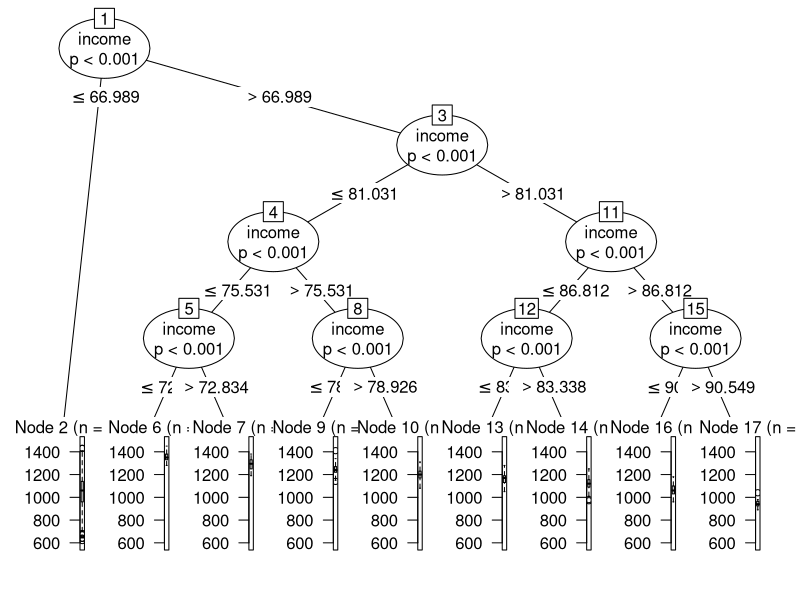
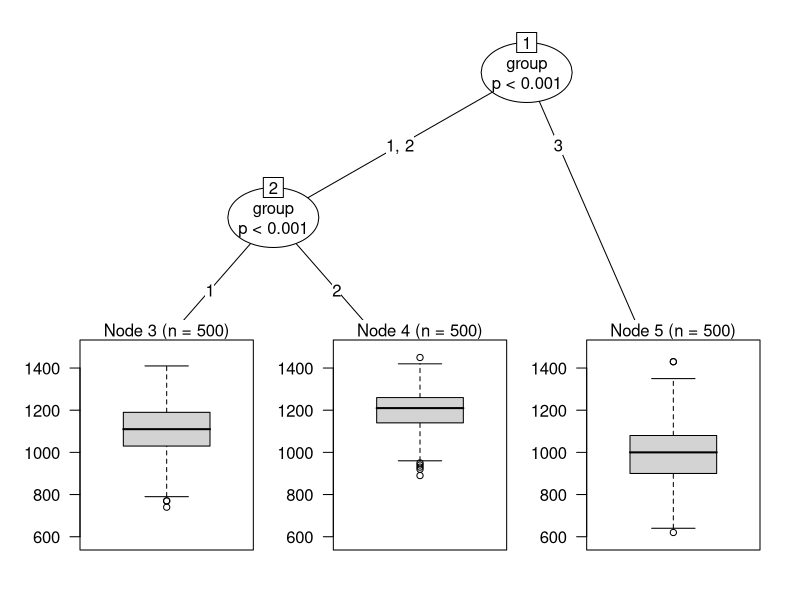
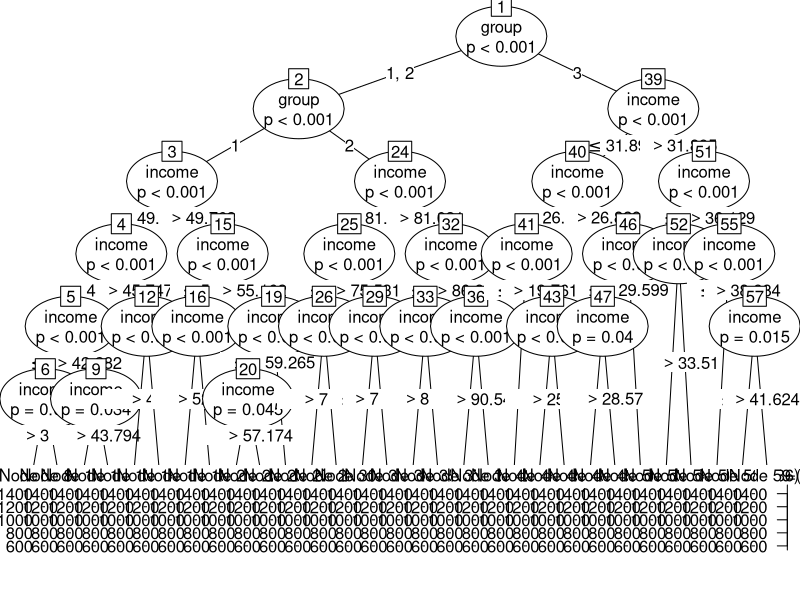
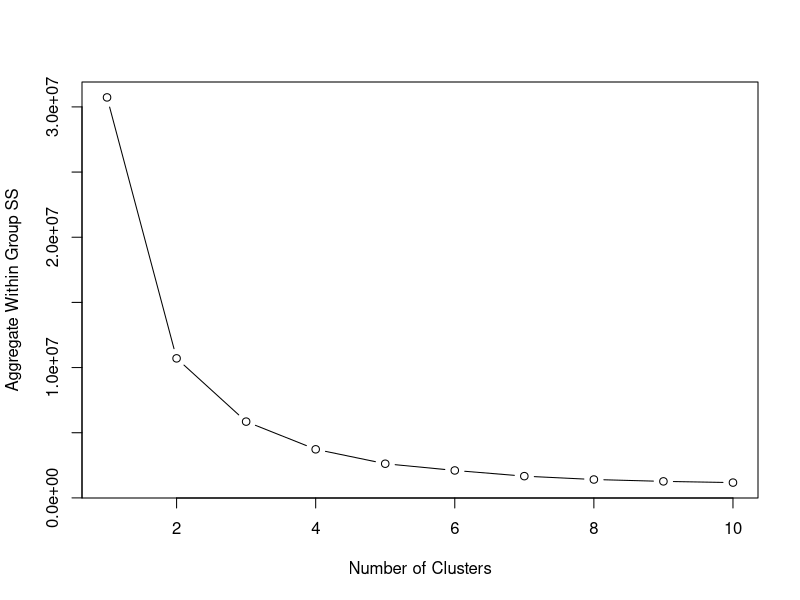
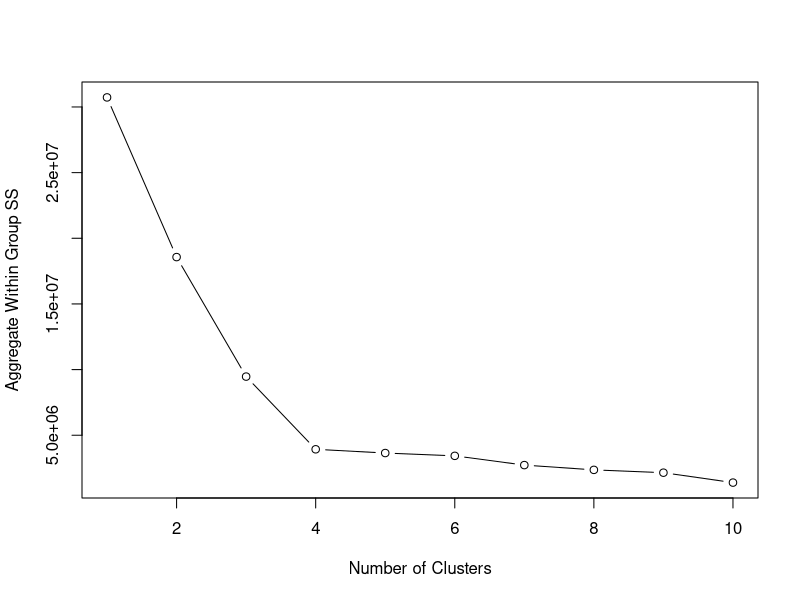
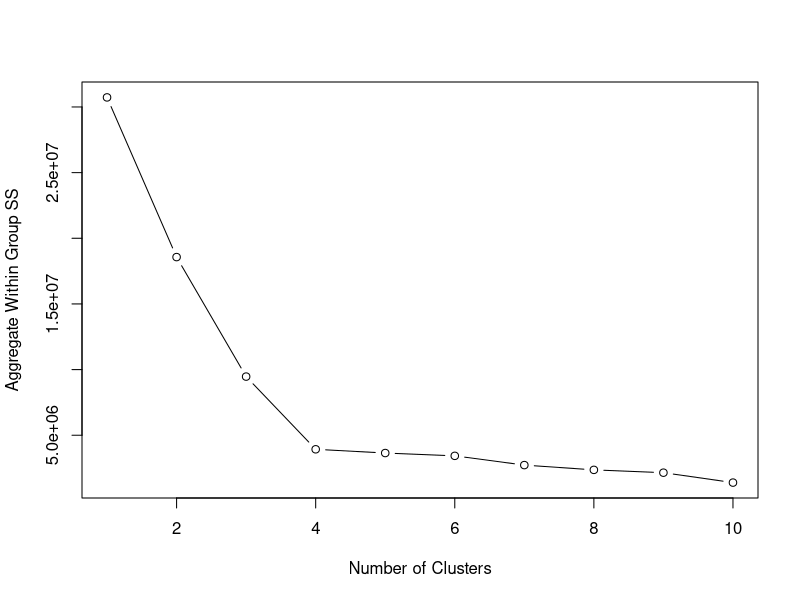
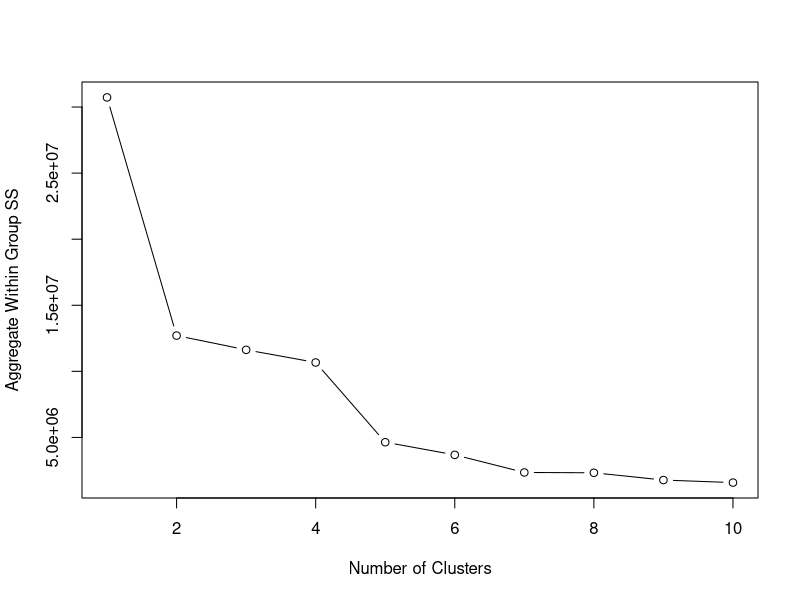
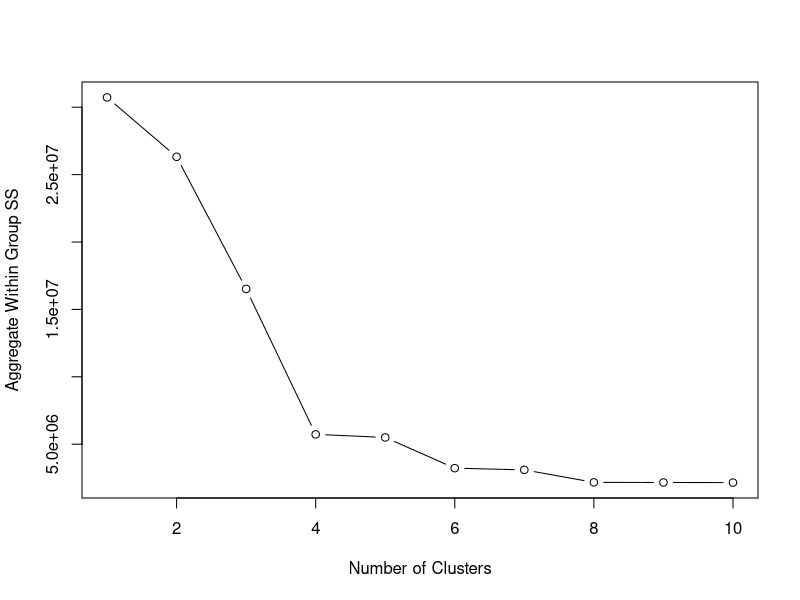

The R source for these figures, in order:
###########################################################
## Author:   Neetesh Hegde
## Date:     2018-11-13
## Title:    Neetesh_Hegde_PS5.R
## Purpose:  R Code for Assignment 5 of BUAN 6356 course
###########################################################

rm(list=ls())

#call the required packages
library(data.table)
library(dplyr)
library(partykit)
library(plm)

n <- 500
set.seed(75080)

z   <- rnorm(n)
w   <- rnorm(n)
x   <- 5*z + 50
y   <- -100*z+ 1100 + 50*w
y   <- 10*round(y/10)
y   <- ifelse(y<200,200,y)
y   <- ifelse(y>1600,1600,y)
dt1 <- data.table('id'=1:500,'sat'=y,'income'=x,'group'=rep(1,n))

z   <- rnorm(n)
w   <- rnorm(n)
x   <- 5*z + 80
y   <- -80*z+ 1200 + 50*w
y   <- 10*round(y/10)
y   <- ifelse(y<200,200,y)
y   <- ifelse(y>1600,1600,y)
dt2 <- data.table('id'=501:1000,'sat'=y,'income'=x,'group'=rep(2,n))

z   <- rnorm(n)
w   <- rnorm(n)
x   <- 5*z + 30
y   <- -120*z+ 1000 + 50*w
y   <- 10*round(y/10)
y   <- ifelse(y<200,200,y)
y   <- ifelse(y>1600,1600,y)
dt3 <- data.table('id'=1001:1500,'sat'=y,'income'=x,'group'=rep(3,n))

data_table <- merge(dt1    ,dt2, all=TRUE)
data_table <- merge(data_table ,dt3, all=TRUE)
data_table$group <- as.factor(data_table$group)
data_table$iid <- 1:1500

pooled_model <- lm(sat~income,data=data_table)
within_model <- lm(sat~income+group-1,data=data_table)
model1 <- lm(sat~income,data=data_table[group==1])
model2 <- lm(sat~income,data=data_table[group==2])
model3 <- lm(sat~income,data=data_table[group==3])

summary(pooled_model)
summary(within_model)
summary(model1)
summary(model2)
summary(model3)

ptable <- pdata.frame(data_table,index=c('group','iid'))
lm(sat~income+group-1,data=data_table)


###################################################################################
############################### Question 5.1(a) ###################################

# Random number sequence is generated and then the variable, z is generated which is normally distributed based on the random set of generated. Based on z values, we set the y variable as the sat value and the x variable as the income. Using z variable, the income has been generated separate for each group. The 3 tables each with different groups are  merged together in order to create a table with all the groups and to spread the data evenly in order to make right inferences after modelling the data. 

###################################################################################
############################### Question 5.1(b) ###################################

# When we run the pooled OLS model, we get a positive value for income. We are getting the value as whole for all 3 groups combined. When we run the within model, we are grouping the model based on the different groups, in which the parameters are fixed and hence, we are ontaining the parameters different from that of the pooled OLS model. When we run the model for the 3 different groups. the incomes vary for each group and hence we get a different result in that case as well. 

###################################################################################
############################### Question 5.1(c) ###################################

#As per the above recursive partitioning models, we can understand how the data is spread and based on the 3 different models, we can understand the for each node, the distribution of the data that is, the boxplot figure accurately shows the variance of the data.

tree1 <- ctree(sat~income,data=data_table)
tree1 %>% plot
tree2 <- ctree(sat~group,data=data_table)
tree2 %>% plot
tree3 <- ctree(sat~income+group,data=data_table)
tree3 %>% plot

###################################################################################
############################### Question 5.1(d) ###################################

glmtree(sat~income,data=data_table)
glmtree(sat~income|group,data=data_table)
glmtree(sat~income+group,data=data_table)
glmtree(sat~group|income,data=data_table)

#tree model with income, income & group are having multiple nodes. Hence, they are over fit models. Model with groups seems to have nodes better to model for the data.

###################################################################################
############################### Question 5.1(e) ###################################

set.seed(5)
runif(10)

kmeans.wss <- function(data,maxclu=10,seed=1,nstart=10) {
  wss <- rep(NA,maxclu)
  for (i in 1:maxclu) { 
    set.seed(seed)
    model <- kmeans(data,centers=i,nstart=nstart)
    wss[i] <- model$tot.withinss
  }
  return(wss)
}
eratio <- function(wss) {
  n <- NROW(wss)
  dss <- -diff(wss) 
  dss <- c(wss[1]/log(n),dss) 
  erat <- dss[1:(n-1)]/dss[2:n] 
  gss <- log(1+dss/wss)
  grat <- gss[1:(n-1)]/gss[2:n] 
  return(c(which.max(erat),which.max(grat))) 
}
plot.wss <- function(wss) {
  plot(1:NROW(wss), wss, type="b", xlab="Number of Clusters", ylab="Aggregate Within Group SS")
}
dtable_value <- data_table[,-c(1,4:5)]
dtable_data <- data_table[,-c(1,4:5)]
wss <- dtable_value %>% kmeans.wss
plot.wss(wss)
eratio(wss)

# Knowing the correct number of clusters to use, run the model
set.seed(1)
model <- kmeans(scale(dtable_value),centers=2,nstart=10)
model$centers
groupsk <- model$cluster
groupsk
table(groupsk)

#As per the model, the optimal number of groups we get using the k-means estimation is 2.

###################################################################################
############################### Question 5.1(f) ###################################

hclust.wss <- function(data,model=hclust(dist(data)),maxclu=10) {
 
  wss <- rep(NA,maxclu)
  for(i in 1:maxclu){
    gps <- cutree(model,i) 
    means <- data[,lapply(.SD,mean),by=gps] 
    demeaned <- data-means[gps,2:(ncol(data)+1)] 
    wss[i] <- sum(demeaned^2) 
  }
  return(wss)
}

# Main hierarchical clustering approach
wss <- dtable_value %>% hclust.wss
plot.wss(wss)
eratio(wss)

# Alternative choices for distances between clusters
plot.wss(hclust.wss(dtable_value,model=hclust(dist(dtable_value),method="complete")))
plot.wss(hclust.wss(dtable_value,model=hclust(dist(dtable_value),method="average")))
plot.wss(hclust.wss(dtable_value,model=hclust(dist(dtable_value),method="median")))
plot.wss(hclust.wss(dtable_value,model=hclust(dist(dtable_value),method="ward.D")))
plot.wss(hclust.wss(dtable_value,model=hclust(dist(dtable_value),method="ward.D2")))
plot.wss(hclust.wss(dtable_value,model=hclust(dist(dtable_value),method="mcquitty")))
plot.wss(hclust.wss(dtable_value,model=hclust(dist(dtable_value)^2,method="centroid")))

# Model dendrogram
model <- hclust(dist(dtable_value))
plot(model)
rect.hclust(model,k=7,border="red")
rect.hclust(model,k=6,border="purple")
rect.hclust(model,k=5,border="blue")
rect.hclust(model,k=4,border="green")
rect.hclust(model,k=3,border="yellow")
rect.hclust(model,k=2,border="orange")
cutree(model,k=4)  # Finding clusters from the model

#We are not able to often identify the cluster of data correctly as we are getting only 2 clusters in this case. K-means does not do a good job here. 
#When we use heirarchical clustering, we are getting 4 cluster points, which in this case would produce a better fit. 

###################################################################################
############################### Question 5.1(g) ###################################

dtable_value$kmean <- kmeans(dtable_value,centers=2,nstart=10)$cluster
dtable_value$hier <- cutree(hclust(dist(dtable_value)),k=4)
dtable_value[order(kmean),lapply(.SD,mean),by=kmean] 
dtable_value[order(hier),lapply(.SD,mean),by=hier]
table(dtable_value$hier,dtable_value$kmean) 

# Create dummies
dtable_value$kmean1 <- as.numeric(dtable_value$kmean==1)
dtable_value$kmean2 <- as.numeric(dtable_value$kmean==2)
dtable_value$hier1 <- as.numeric(dtable_value$hier==1)
dtable_value$hier2 <- as.numeric(dtable_value$hier==2)
dtable_value$hier3 <- as.numeric(dtable_value$hier==3)
dtable_value$hier4 <- as.numeric(dtable_value$hier==4)

# k-means clustering models
# Pooled:
lm(sat~income,data=dtable_value) %>% summary
# Within:
lm(sat~as.factor(kmean)+income,data=dtable_value) %>% summary

# hierarchical clustering models
# Pooled:
lm(sat~income,data=dtable_value) %>% summary
# Within:
lm(sat~as.factor(hier)+income,data=dtable_value) %>% summary

#In the case of the pooled model for k-means clustering, we are getting similar results alongside the groups variable.For the within groups model, we are able to find the relationships that exist from the data generating process. 

###################################################################################
############################### Question 5.1(h) ###################################

wss_income <- dtable_value$income %>% kmeans.wss
plot.wss(wss_income)
eratio(wss_income)

set.seed(1)
model1 <- kmeans(scale(dtable_value),centers=3,nstart=10)
model1$centers
groupsk1 <- model1$cluster
groupsk1
table(groupsk1)

#When we run the k-means estimation model using only the income variable, we get 3 cluster variables. The estimation in this case is much more accurate as we have 3 groups and we are getting 3 different clusters. We would be able to accurately check based on the groups, which value goes to which cluster. 

###################################################################################
############################### Question 5.1(i) ###################################

wss_scale <- dtable_data %>% scale %>% kmeans.wss
plot.wss(wss_scale)
eratio(wss_scale)

set.seed(1)
model1 <- kmeans(scale(dtable_data),centers=3,nstart=10)
model1$centers
groupsk1 <- model1$cluster
groupsk1
table(groupsk1)

#After scaling, we are getting a much better estimation as we are getting 3 clusters and the number of variables in each cluster is more or less spread out equally, thus, showing more accurate results. 
